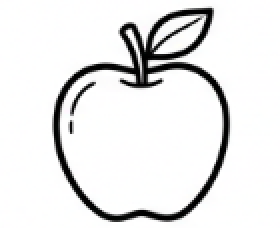
#> input picture art/apple.png, 140 x 114 px (shown 2 times larger); its folder holds only this picture in this run
$ python trace_art.py
#> lines starting #> are read from the running program, lines starting #| are printed output that depends on the picture; after the words box and inside, x2 and y2 are one past the last pixel; in counts of white or black regions, pixels touching at a corner belong together
#!/usr/bin/env python3
"""
Turn coloring-book line art into tappable coloring pages.

    python3 tools/trace_art.py

Reads every image in art/ (png, jpg, jpeg, webp) and writes coloring/traced.js.
Each image becomes one coloring page:

  * every enclosed white area (head, ear, belly, sky...) becomes its own
    tappable region,
  * the black outlines become one line layer drawn on top,
  * the area outside the drawing becomes the colorable background.

The file name is the animal's id and name:  art/red-dragon.png -> "Red Dragon".
art/groups.json says which picker tab a page goes in (e.g. "fruit");
anything not listed there goes in "animals".
If an animal with the same id is hand-drawn in coloring/animals.js, the traced
version replaces it.

Best results: thick black outlines that fully close every shape, plain white
background, no shading or gray fills. See art/README.md.

Needs: opencv-python, numpy  (pip install opencv-python-headless numpy)
"""

import json
import sys
from pathlib import Path

import cv2
import numpy as np

ROOT = Path(__file__).resolve().parent.parent
ART_DIR = ROOT / "art"
OUT_FILE = ROOT / "coloring" / "traced.js"
GROUPS_FILE = ROOT / "art" / "groups.json"

CANVAS = 400          # game canvas is 400 x 400
WORK_SIZE = 1200      # images are resized so the long side is this many pixels
GAP_SIZES = (5, 9, 15, 21, 29, 41)  # px (at WORK_SIZE): line-break sizes to try closing
MIN_REGION = 0.0003   # regions smaller than this share of the image are ignored (too small to tap)
SIMPLIFY = 1.2        # px tolerance when simplifying outlines (bigger = fewer points)
EXTS = {".png", ".jpg", ".jpeg", ".webp"}


def load_ink(path):
    """Return a boolean mask that is True where the drawing's lines are."""
    img = cv2.imread(str(path), cv2.IMREAD_UNCHANGED)
#> img is the input picture: shape (114, 140, 3); mean B, G, R 231.6, 231.6, 231.6
    if img is None:
        raise ValueError("could not read image")
    # Transparent PNGs: treat transparent pixels as white paper.
    if img.ndim == 3 and img.shape[2] == 4:
        alpha = img[:, :, 3:4].astype(np.float32) / 255
        rgb = img[:, :, :3].astype(np.float32)
        img = (rgb * alpha + 255 * (1 - alpha)).astype(np.uint8)
    gray = img if img.ndim == 2 else cv2.cvtColor(img, cv2.COLOR_BGR2GRAY)

    h, w = gray.shape
    scale = WORK_SIZE / max(h, w)
    gray = cv2.resize(gray, (round(w * scale), round(h * scale)),
                      interpolation=cv2.INTER_AREA if scale < 1 else cv2.INTER_CUBIC)
#> gray: shape (977, 1200)
    gray = cv2.GaussianBlur(gray, (5, 5), 0)
    # Lines = pixels clearly darker than the paper around them. Comparing against the
    # local neighborhood (not one global cut-off) handles photos with uneven lighting.
    paper = cv2.medianBlur(gray, 61)
    ink = ((paper.astype(np.int16) - gray) > 45).astype(np.uint8) * 255
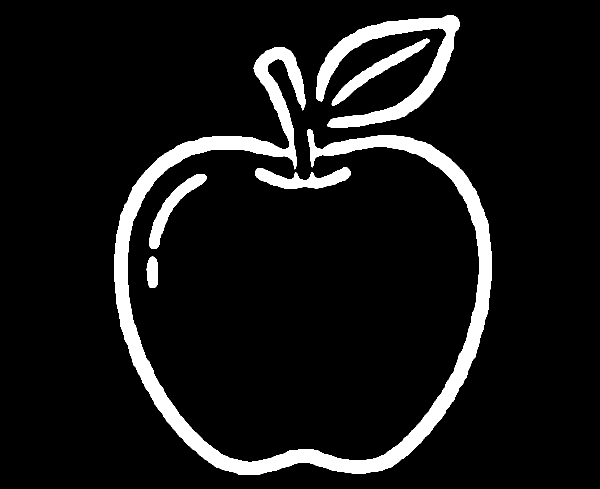
#> ink: shape (977, 1200) (shown at 1/2 size); 8.6% white; 6 white regions, box (x1, y1, x2, y2) and area: (228, 94, 984, 950) 69591, (632, 30, 919, 255) 17514, (663, 77, 859, 212) 4324, (510, 334, 702, 378) 4215, (298, 348, 413, 498) 4006, (293, 513, 316, 576) 1171
    ink = cv2.morphologyEx(ink, cv2.MORPH_CLOSE,
                           cv2.getStructuringElement(cv2.MORPH_ELLIPSE, (3, 3)))

    # Drop tiny specks (noise, dust) and the edges of the card / paper if the photo
    # caught them: long thin strips hugging the image border.
    H, W = ink.shape
    n, labels, stats, _ = cv2.connectedComponentsWithStats(ink, connectivity=8)
#> n = 7; stats = [[0, 0, 1200, 977, 1071575], [632, 30, 287, 225, 17514], [663, 77, 196, 135, 4324], [228, 94, 756, 856, 69595], [510, 334, 192, 44, 4215], [298, 348, 115, 150, 4006], [293, 513, 23, 63, 1171]]
    for i in range(1, n):
        x, y, bw, bh, area = stats[i]
        m = 0.04 * max(W, H)  # "near the border"
        on_edge = x <= m or y <= m or x + bw >= W - m or y + bh >= H - m
        thin_strip = (bw < 0.03 * W and bh > 0.1 * H) or (bh < 0.03 * H and bw > 0.1 * W)
        # a frame / card border drawn around the whole picture
        frame = False
        if bw > 0.5 * W and bh > 0.5 * H:
            # A frame, card border, or the edge/shadow of a sheet of paper: a big
            # shape whose pixels nearly all sit along its own bounding box
            # (straight sides), unlike a drawing, which has curves inside it.
            ys_, xs_ = np.nonzero(labels == i)
            band = max(4.0, 0.04 * min(bw, bh))
            near = ((xs_ < x + band) | (ys_ < y + band) |
                    (xs_ > x + bw - band) | (ys_ > y + bh - band))
            frame = near.mean() > 0.9
        if area < 40 or (on_edge and thin_strip) or frame:
            ink[labels == i] = 0
#> this loop made 6 passes
#> (x, y, bw, bh, area, on_edge, band, frame) on pass 3: (228, 94, 756, 856, 69595, True, 30.24, False)
    return ink


def contours_to_path(mask, to_canvas):
    """Outline a mask as one SVG path (holes handled with even-odd fill)."""
    contours, _ = cv2.findContours(mask, cv2.RETR_CCOMP, cv2.CHAIN_APPROX_NONE)
    parts = []
    for c in contours:
        if cv2.contourArea(c) < 12:
            continue
        c = cv2.approxPolyDP(c, SIMPLIFY, True)
        if len(c) < 3:
            continue
        pts = [to_canvas(p[0][0], p[0][1]) for p in c]
        parts.append("M" + " L".join(f"{x:.1f} {y:.1f}" for x, y in pts) + "Z")
    return "".join(parts)


def trace(path):
    ink = load_ink(path)

    # Zoom in on the drawing: crop to the lines plus a small margin, so the
    # animal fills the page no matter how much empty paper the image had.
    ys, xs = np.nonzero(ink)
    if len(xs):
        pad = int(0.06 * max(np.ptp(xs), np.ptp(ys)))
#> pad = 55
        x0, x1 = max(0, xs.min() - pad), min(ink.shape[1], xs.max() + pad + 1)
#> x0 = 173; x1 = 1039
        y0, y1 = max(0, ys.min() - pad), min(ink.shape[0], ys.max() + pad + 1)
#> y0 = 0; y1 = 977
        ink = ink[y0:y1, x0:x1]
    h, w = ink.shape

    # Fit the drawing inside the 400x400 canvas, centered.
    s = CANVAS / max(h, w)
    ox, oy = (CANVAS - w * s) / 2, (CANVAS - h * s) / 2
    to_canvas = lambda x, y: (x * s + ox, y * s + oy)

    # Close gaps in the lines so colors don't leak between parts (or out into the
    # background). Small gaps are common; some drawings leave bigger ones, e.g. where
    # a stem meets an apple. Try a few closing sizes and take the smallest one that
    # captures (nearly) as much colorable area as the best one.
    min_area = MIN_REGION * h * w

    def split_paper(gap):
#> called with gap = 5
        k = cv2.getStructuringElement(cv2.MORPH_ELLIPSE, (gap, gap))
        paper = cv2.bitwise_not(cv2.dilate(ink, k))
        n, labels, stats, _ = cv2.connectedComponentsWithStats(paper, connectivity=4)
#> n = 2; stats = [[53, 28, 760, 924, 118235], [0, 0, 866, 977, 727847]]
        inside = 0
        for i in range(1, n):
            x, y, bw, bh, area = stats[i]
            if not (x == 0 or y == 0 or x + bw >= w or y + bh >= h) and area >= min_area:
                inside += area
#> this loop made 1 pass
#> after the loop, inside = 0
        return inside, (n, labels, stats)

    tries = {g: split_paper(g) for g in GAP_SIZES}
#> the loop in split_paper (call 2), `for i in range(1, n):` made 1 pass
#> (x, y, bw, bh, area) on pass 1: (0, 0, 866, 977, 710802)
#> in split_paper (call 5), `n, labels, stats, _ = cv2.connectedComponentsWithStats(paper, connecti..`:
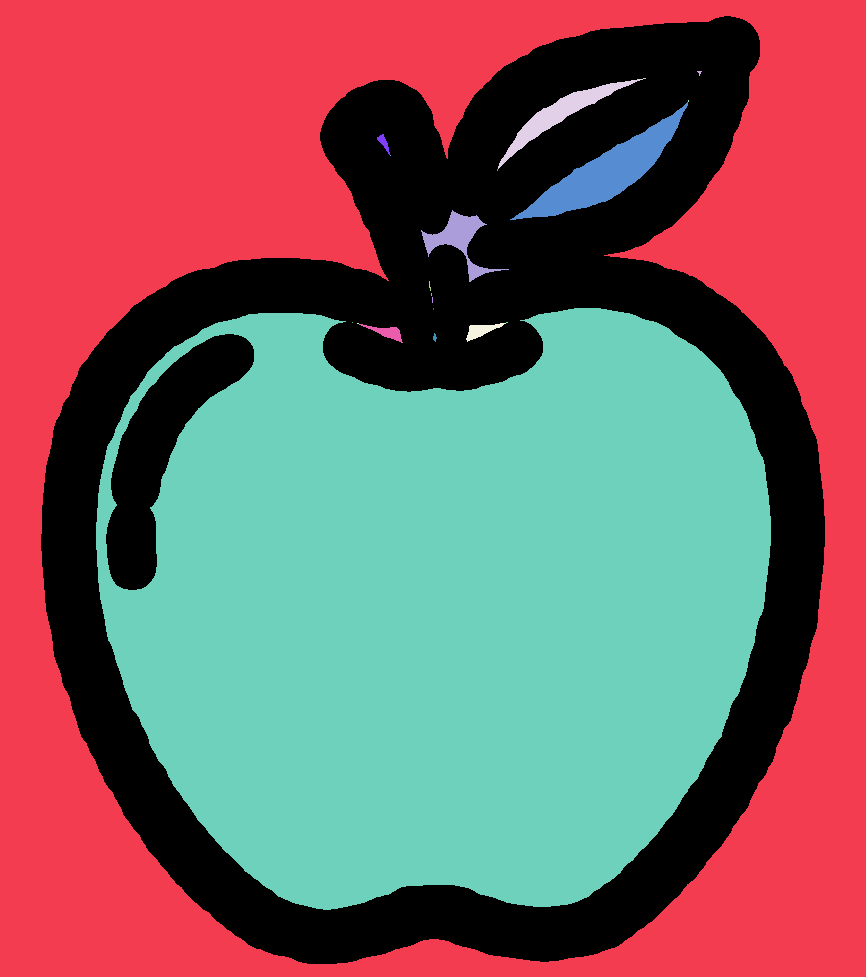
#> labels: shape (977, 866) int32; 22 distinct labels, from 0 to 21; one colour per label, 0 black
#> in split_paper (call 5), `n, labels, stats, _ = cv2.connectedComponentsWithStats(paper, connecti..`: n = 22; stats = 22 rows, first 6: [41, 16, 784, 948, 220398], [0, 0, 866, 977, 305678], [697, 71, 5, 5, 12], [643, 78, 3, 1, 3], [498, 79, 145, 90, 2178], [688, 100, 1, 2, 2]
#> the loop in split_paper (call 5), `for i in range(1, n):` made 21 passes
#> (x, y, bw, bh, area, inside) on passes 4, 6, 10, 15: (498, 79, 145, 90, 2178, 2178), (510, 102, 178, 118, 5733, 7911), (421, 210, 88, 72, 1620, 9531), (96, 308, 675, 602, 309689, 319220)
#> after the loop in split_paper (call 5), `for i in range(1, n):`: inside = 319834
#> in split_paper (call 6), `n, labels, stats, _ = cv2.connectedComponentsWithStats(paper, connecti..`:
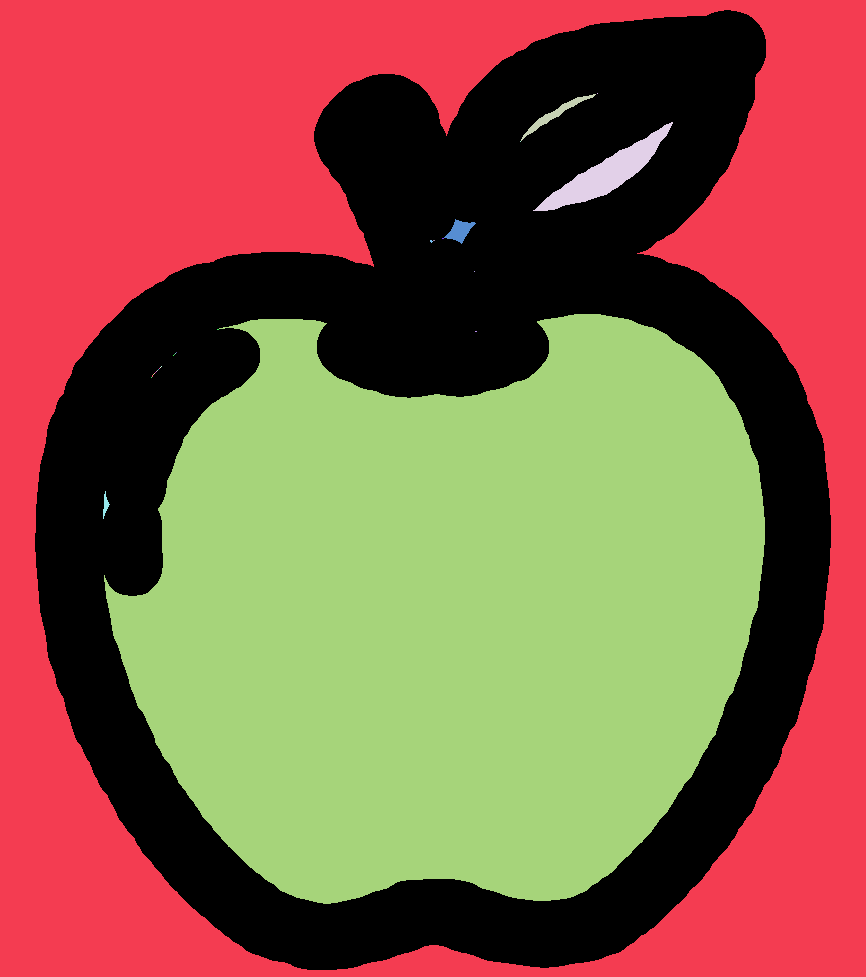
#> labels: shape (977, 866) int32; 30 distinct labels, from 0 to 29; one colour per label, 0 black
#> in split_paper (call 6), `n, labels, stats, _ = cv2.connectedComponentsWithStats(paper, connecti..`: n = 30; stats = 30 rows, first 6: [35, 10, 796, 960, 263225], [0, 0, 866, 977, 286066], [597, 93, 1, 1, 1], [521, 94, 75, 47, 491], [533, 122, 140, 89, 3350], [520, 141, 1, 1, 1]
#> the loop in split_paper (call 6), `for i in range(1, n):` made 29 passes
#> (x, y, bw, bh, area, inside) on passes 3, 4, 6, 11: (521, 94, 75, 47, 491, 491), (533, 122, 140, 89, 3350, 3841), (444, 219, 32, 25, 379, 4220), (104, 314, 661, 590, 292455, 296675)
#> after the loop in split_paper (call 6), `for i in range(1, n):`: inside = 296675
#> tries = 6 items
    best = max(v[0] for v in tries.values())
#> best = 332778
    gap = next(g for g in GAP_SIZES if tries[g][0] >= 0.85 * best)
#> gap = 15
    n, labels, stats = tries[gap][1]
#> n = 3; stats = [[48, 23, 770, 934, 161344], [0, 0, 866, 977, 351960], [89, 301, 689, 616, 332778]]
    k = cv2.getStructuringElement(cv2.MORPH_ELLIPSE, (gap, gap))
    grow = cv2.getStructuringElement(cv2.MORPH_ELLIPSE, (gap + 4, gap + 4))

    # Eye highlights: a white dot sitting inside a solid black blob (a pupil).
    # For each separate piece of ink, measure how "solid" it is: ink area vs. the
    # area its outer edge encloses. Outlines are hollow (low), pupils are solid (high).
    n_ink, ink_labels, ink_stats, _ = cv2.connectedComponentsWithStats(ink, connectivity=8)
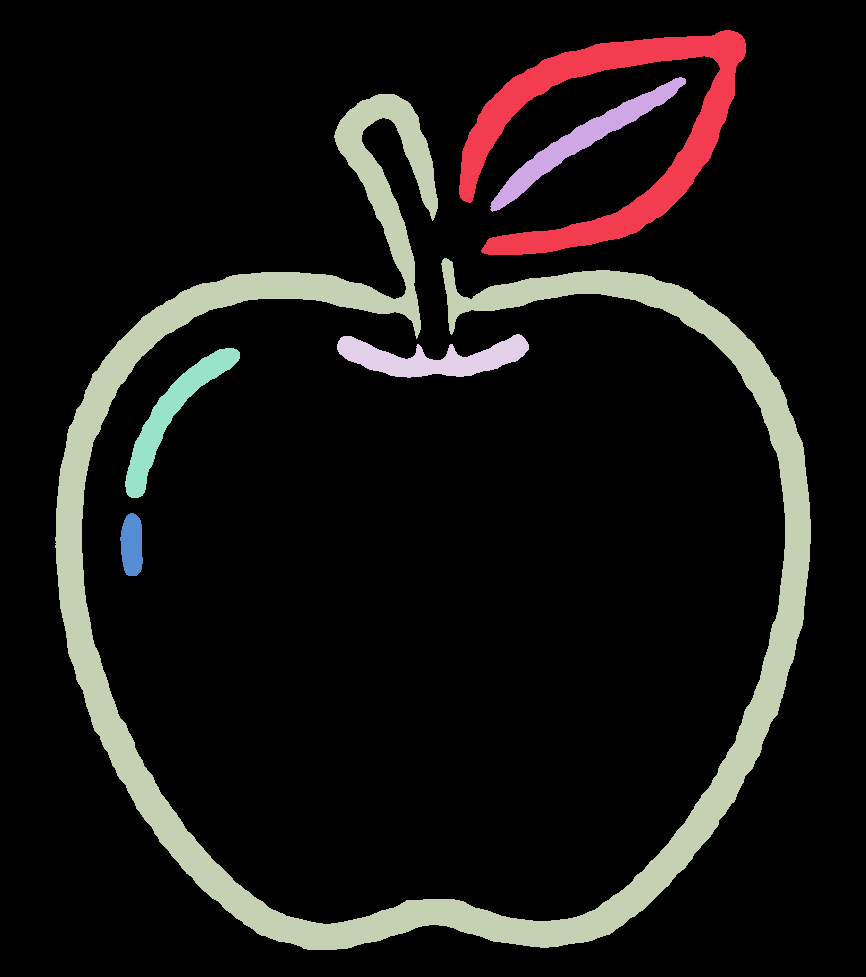
#> ink_labels: shape (977, 866) int32; 7 distinct labels, from 0 to 6; one colour per label, 0 black
#> n_ink = 7; ink_stats = [[0, 0, 866, 977, 745257], [459, 30, 287, 225, 17514], [490, 77, 196, 135, 4324], [55, 94, 756, 856, 69595], [337, 334, 192, 44, 4215], [125, 348, 115, 150, 4006], [120, 513, 23, 63, 1171]]
    solidity = {}

    # [8 lines left out: function ink_solidity, not called in this run]

    touch = cv2.getStructuringElement(cv2.MORPH_ELLIPSE, (gap + 6, gap + 6))

    # Sort the white areas: real regions, eye shines, and tiny slivers.
    region_masks = {}                 # label -> mask
    slivers = []                      # too small for a finger
    keep_white = np.zeros_like(ink)   # eye shines: stay white, not tappable
    for i in range(1, n):
        x, y, bw, bh, area = stats[i]
        if x == 0 or y == 0 or x + bw >= w or y + bh >= h:
            continue  # outside of the drawing = the background rect
        mask = (labels == i).astype(np.uint8) * 255
        if area < min_area:
            slivers.append(mask)
            continue
        if area < 0.003 * h * w:
            ring = cv2.dilate(mask, touch) & ~mask
            around = ink_labels[(ring > 0) & (ink > 0)]
            if around.size and ink_solidity(int(np.bincount(around).argmax())) > 0.8:
                keep_white |= mask  # white dot inside a solid black blob = eye shine
                continue
        region_masks[i] = mask
#> this loop made 2 passes
#> after the loop, region_masks = 1 item; slivers = []

    # A sliver joins the biggest-touching neighbor region so it colors along with it
    # (otherwise it shows up as a stray white or background-colored speck).
    owner = np.zeros(labels.shape, np.int32)
    for i, m in region_masks.items():
        owner[m > 0] = i
#> this loop made 1 pass
#> i on pass 1: 2
    reach = cv2.getStructuringElement(cv2.MORPH_ELLIPSE, (2 * gap + 9, 2 * gap + 9))
    for m in slivers:
        near = owner[(cv2.dilate(m, reach) > 0) & (owner > 0)]
        if near.size:
            j = int(np.bincount(near).argmax())
            region_masks[j] = region_masks[j] | m
#> this loop made 0 passes

    regions = []
    for i, mask in region_masks.items():
        mask = cv2.dilate(mask, grow)  # tuck the fill under the outline: no white gaps
        d = contours_to_path(mask, to_canvas)
        if d:
            regions.append((int(stats[i][4]), d))
#> this loop made 1 pass
#> pass 1, in trace, `mask = cv2.dilate(mask, grow)`:
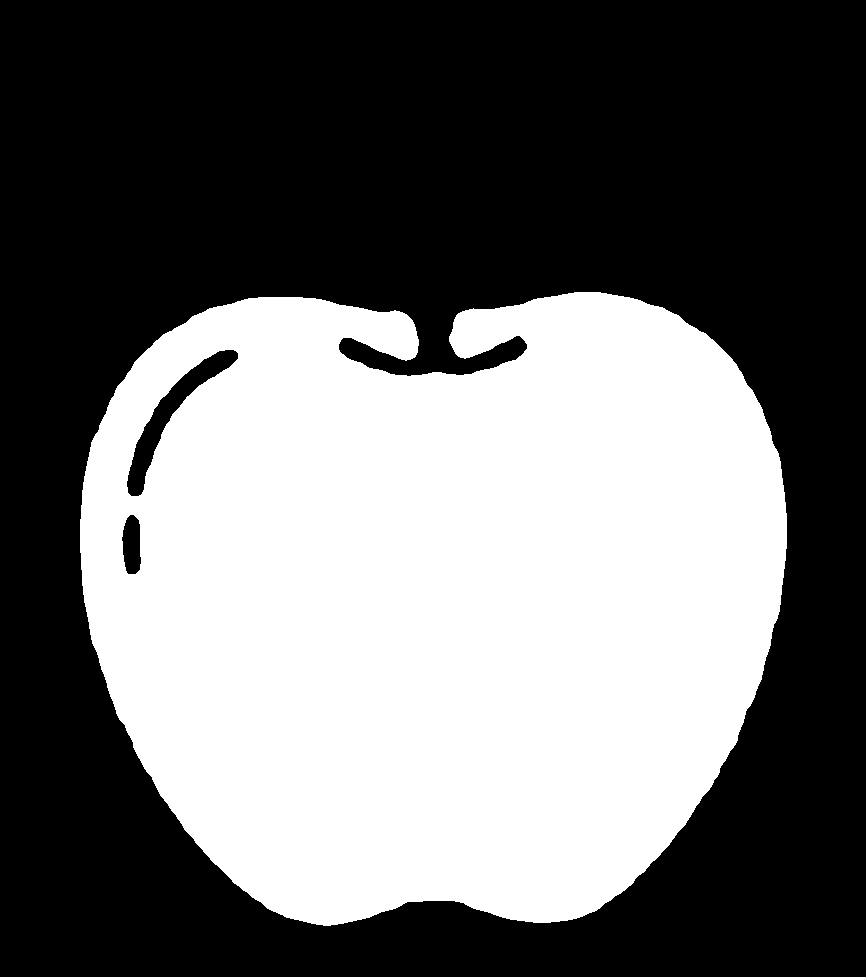
#> mask: shape (977, 866); 42.8% white; 1 white region
#> after the loop, regions = 1 item

    # Big regions first so small ones (eyes, spots) sit on top of them.
    regions.sort(key=lambda r: -r[0])

    lines = contours_to_path(ink, to_canvas)
#> in contours_to_path (call 2), `contours, _ = cv2.findContours(mask, cv2.RETR_CCOMP, cv2.CHAIN_APPROX_..`: contours = 6 contours; box (x1, y1, x2, y2) and area: (55, 94, 811, 950) 67096, (459, 30, 746, 255) 16856, (490, 77, 686, 212) 4118, (337, 334, 529, 378) 4002, (125, 348, 240, 498) 3830, (120, 513, 143, 576) 1101
#> the loop in contours_to_path (call 2), `for c in contours:` made 6 passes
    whites = contours_to_path(cv2.dilate(keep_white, grow), to_canvas)
#> whites = ''
    svg = [f'<rect class="region bg" x="0" y="0" width="{CANVAS}" height="{CANVAS}"/>']
    svg += [f'<path class="region" fill-rule="evenodd" d="{d}"/>' for _, d in regions]
#> svg = 2 items
    if whites:
        svg.append(f'<path class="shine" fill-rule="evenodd" d="{whites}"/>')
    svg.append(f'<path class="lineart" fill-rule="evenodd" d="{lines}"/>')
    return "\n".join(svg), len(regions)


def load_groups(art_dir):
    """Read art/groups.json -> {page_id: group}. Missing file = everything is an animal."""
    path = art_dir / "groups.json"
    if not path.exists():
        return {}
    data = json.loads(path.read_text())
    return {pid: group for group, ids in data.items() if not group.startswith("_")
            for pid in ids}


def main():
    # optional: trace_art.py [art_dir] [out_file]  (used for testing)
    art_dir = Path(sys.argv[1]) if len(sys.argv) > 1 else ART_DIR
    out_file = Path(sys.argv[2]) if len(sys.argv) > 2 else OUT_FILE
    files = sorted(p for p in art_dir.glob("*") if p.suffix.lower() in EXTS)
    groups = load_groups(art_dir)
    pages, problems = [], []
    for f in files:
        try:
            svg, count = trace(f)
#> count = 1
        except Exception as e:  # keep going so one bad image doesn't block the rest
            problems.append(f"{f.name}: {e}")
            continue
        if count < 3:
            problems.append(f"{f.name}: only {count} closed areas found - "
                            "outlines probably have gaps or the background isn't white")
        animal_id = f.stem.lower().replace(" ", "-").replace("_", "-")
        name = animal_id.replace("-", " ").title()
        pages.append({"id": animal_id, "name": name, "svg": svg,
                      "group": groups.get(animal_id, "animals")})
        print(f"  {f.name:30s} -> {count} regions")
#|   apple.png                      -> 1 regions

    js = [
        "// GENERATED by tools/trace_art.py from the images in art/ - do not edit by hand.",
        "// Re-run the script after adding or changing art.",
        "window.ANIMALS = window.ANIMALS || [];",
        "[",
    ]
    for p in pages:
        js.append(f"  {{ id: {json.dumps(p['id'])}, name: {json.dumps(p['name'])}, "
                  f"group: {json.dumps(p['group'])}, traced: true, svg: `<g class=\"traced\">\n{p['svg']}\n</g>` }},")
#> this loop made 1 pass
#> after the loop, js = 5 items
    js += [
        "].forEach(function (page) {",
        "  // a traced page replaces a hand-drawn animal with the same id",
        "  var i = window.ANIMALS.findIndex(function (a) { return a.id === page.id; });",
        "  if (i >= 0) window.ANIMALS[i] = page; else window.ANIMALS.push(page);",
        "});",
        "",
    ]
    out_file.write_text("\n".join(js))
    print(f"Wrote {out_file} with {len(pages)} page(s).")
#| Wrote coloring/traced.js with 1 page(s).
    for p in problems:
        print("WARNING:", p)
    return 1 if problems else 0


if __name__ == "__main__":
#> (the run stopped early here; a loop or call above may not have finished)
